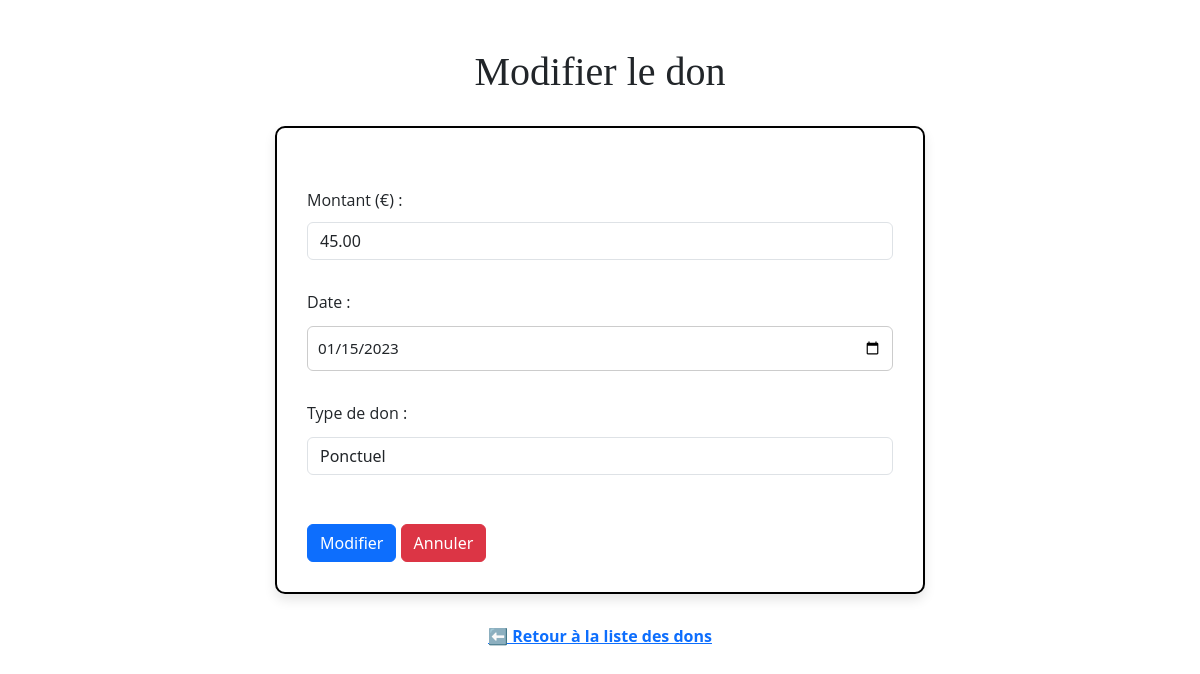
The app's page /fonction_3/modify_don.php?id=2 (signed in) with its own data.
### tables this page shows
CREATE TABLE `DON` (
  `idDon` int NOT NULL AUTO_INCREMENT,
  `montant` decimal(10,2) NOT NULL,
  `date_` date NOT NULL,
  `type_don` varchar(50) NOT NULL,
  `idPersonne` int DEFAULT NULL,
  PRIMARY KEY (`idDon`),
  KEY `idPersonne` (`idPersonne`),
  CONSTRAINT `fk_don` FOREIGN KEY (`idPersonne`) REFERENCES `DONATEUR` (`idPersonne`) ON DELETE CASCADE
);

### fonction_3/modify_don.php (the view, shortened to what this page needs)
<?php
require '../connexion/db_connect.php';
$idDon = $_GET['id'];
$stmt = $pdo->prepare("SELECT * FROM DON WHERE idDon = ?");
$stmt->execute([$idDon]);
$don = $stmt->fetch();
?>
<!DOCTYPE html>
<html>
<head>
    <link rel="stylesheet" href="../style_form.css">
    <link href="https://cdn.jsdelivr.net/npm/bootstrap@5.3.8/dist/css/bootstrap.min.css" rel="stylesheet">
</head>
<body>
<div class="container mt-5">
    <h1 class="page-title text-center mb-4 mt-3">Modifier le don</h1>
    <form method="post">
        <div class="mb-3">
            <label>Montant (€) :</label>
            <input type="number" step="0.01" name="montant" class="form-control" value="<?= htmlspecialchars($don['montant']) ?>" required>
        </div>
        <div class="mb-3">
            <label>Date :</label>
            <input type="date" name="date_" class="form-control" value="<?= htmlspecialchars($don['date_']) ?>" required>
        </div>
        <div class="mb-3">
            <label>Type de don :</label>
            <select name="type_don" class="form-control" required>
                <option value="ponctuel" <?= $don['type_don'] === 'ponctuel' ? 'selected' : '' ?>>Ponctuel</option>
            </select>
        </div>
        <div class="form-group mt-4">
            <button type="submit" class="btn btn-primary">Modifier</button>
            <button type="button" class="btn btn-danger" onclick="window.location.href='affich_don.php'">Annuler</button>
        </div>
    </form>
</div>
<a href="affich_don.php">⬅ Retour à la liste des dons</a>
</body>
</html>

### style_form.css (style rules this page uses)
body { font-family: Arial, Helvetica, sans-serif; background-color: #f2f2f2; margin: 0; padding: 0; }
h1 { font-family: 'Playfair Display', serif; text-align: center; margin-top: 30px; color: #222; }
form { background-color: #ffffff; max-width: 650px; margin: 30px auto; padding: 30px; border: 2px solid #000; border-radius: 10px; box-shadow: 0 6px 12px rgba(0,0,0,0.1); }
form label { font-family: 'Open Sans', serif; display: block; margin-top: 30px; margin-bottom: 10px; }
form input[type="text"], form input[type="email"], form input[type="date"], form input[type="password"], form select { width: 100%; padding: 10px; margin-top: 12px; margin-bottom: 12px; border-radius: 6px; border: 1px solid #ccc; box-sizing: border-box; font-size: 0.95em; }
form button { display: block; margin: 25px auto 0; padding: 12px 20px; background-color: #2196F3; color: white; border: none; border-radius: 8px; font-size: 1em; cursor: pointer; transition: background-color 0.2s ease; }
a { display: block; text-align: center; margin-bottom: 30px; color: #2196F3; font-weight: bold; text-decoration: none; }

### records on screen
don: montant "45.00", date_ "01/15/2023", type_don "Ponctuel"
